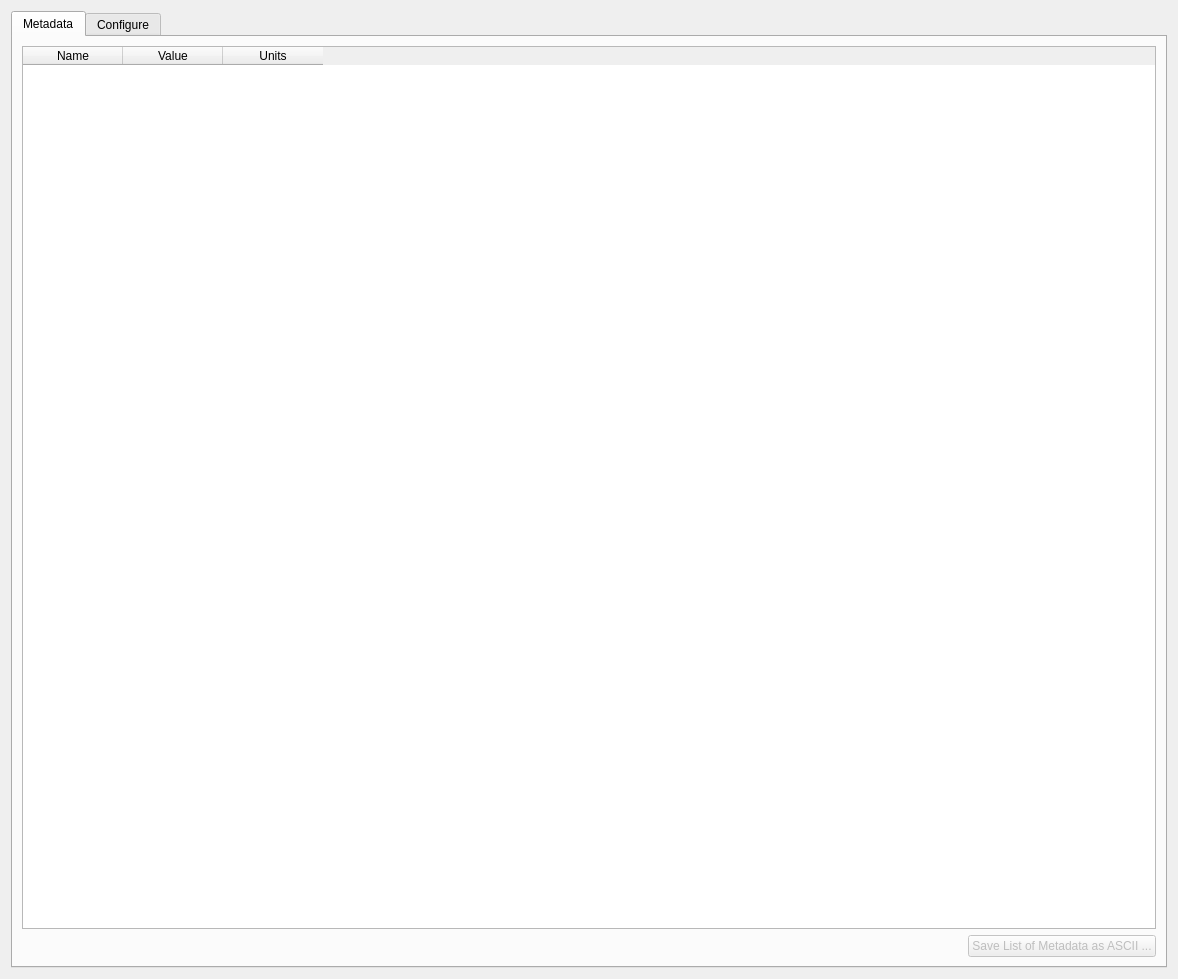
<?xml version="1.0" encoding="UTF-8"?>
<ui version="4.0">
 <class>Dialog</class>
 <widget class="QDialog" name="Dialog">
  <property name="geometry">
   <rect>
    <x>0</x>
    <y>0</y>
    <width>1178</width>
    <height>979</height>
   </rect>
  </property>
  <property name="windowTitle">
   <string>Dialog</string>
  </property>
  <layout class="QVBoxLayout" name="verticalLayout_2">
   <item>
    <widget class="QTabWidget" name="tabWidget">
     <property name="currentIndex">
      <number>0</number>
     </property>
     <widget class="QWidget" name="Metadata">
      <attribute name="title">
       <string>Metadata</string>
      </attribute>
      <layout class="QVBoxLayout" name="verticalLayout_3">
       <item>
        <layout class="QVBoxLayout" name="verticalLayout_4">
         <item>
          <widget class="QTableWidget" name="metadataTable">
           <column>
            <property name="text">
             <string>Name</string>
            </property>
           </column>
           <column>
            <property name="text">
             <string>Value</string>
            </property>
           </column>
           <column>
            <property name="text">
             <string>Units</string>
            </property>
           </column>
          </widget>
         </item>
         <item>
          <layout class="QHBoxLayout" name="horizontalLayout_2">
           <item>
            <spacer name="horizontalSpacer_2">
             <property name="orientation">
              <enum>Qt::Horizontal</enum>
             </property>
             <property name="sizeHint" stdset="0">
              <size>
               <width>40</width>
               <height>20</height>
              </size>
             </property>
            </spacer>
           </item>
           <item>
            <widget class="QPushButton" name="saveMetadataAsAsciiButton">
             <property name="enabled">
              <bool>false</bool>
             </property>
             <property name="text">
              <string>Save List of Metadata as ASCII ...</string>
             </property>
            </widget>
           </item>
          </layout>
         </item>
        </layout>
       </item>
      </layout>
     </widget>
     <widget class="QWidget" name="Configure">
      <attribute name="title">
       <string>Configure</string>
      </attribute>
      <layout class="QVBoxLayout" name="verticalLayout_5">
       <item>
        <widget class="QTableWidget" name="configureTable">
         <property name="alternatingRowColors">
          <bool>true</bool>
         </property>
         <attribute name="horizontalHeaderShowSortIndicator" stdset="0">
          <bool>false</bool>
         </attribute>
         <attribute name="verticalHeaderShowSortIndicator" stdset="0">
          <bool>false</bool>
         </attribute>
         <attribute name="horizontalHeaderShowSortIndicator" stdset="0">
          <bool>false</bool>
         </attribute>
         <attribute name="verticalHeaderShowSortIndicator" stdset="0">
          <bool>false</bool>
         </attribute>
         <column>
          <property name="text">
           <string>Display ?</string>
          </property>
         </column>
         <column>
          <property name="text">
           <string>Name</string>
          </property>
         </column>
         <column>
          <property name="text">
           <string>Value</string>
          </property>
         </column>
         <column>
          <property name="text">
           <string>Units</string>
          </property>
         </column>
        </widget>
       </item>
       <item>
        <layout class="QHBoxLayout" name="horizontalLayout">
         <item>
          <widget class="QPushButton" name="unselectAllButton">
           <property name="text">
            <string>Unselect All</string>
           </property>
          </widget>
         </item>
         <item>
          <spacer name="horizontalSpacer">
           <property name="orientation">
            <enum>Qt::Horizontal</enum>
           </property>
           <property name="sizeHint" stdset="0">
            <size>
             <width>40</width>
             <height>20</height>
            </size>
           </property>
          </spacer>
         </item>
         <item>
          <widget class="QPushButton" name="exportConfigurationButton">
           <property name="text">
            <string>Export Configuration ...</string>
           </property>
          </widget>
         </item>
         <item>
          <widget class="QPushButton" name="importConfigurationButton">
           <property name="text">
            <string>Import Configuration ...</string>
           </property>
          </widget>
         </item>
        </layout>
       </item>
      </layout>
     </widget>
    </widget>
   </item>
  </layout>
 </widget>
 <resources/>
 <connections>
  <connection>
   <sender>tabWidget</sender>
   <signal>currentChanged(int)</signal>
   <receiver>Dialog</receiver>
   <slot>userChangedTab()</slot>
   <hints>
    <hint type="sourcelabel">
     <x>588</x>
     <y>489</y>
    </hint>
    <hint type="destinationlabel">
     <x>588</x>
     <y>489</y>
    </hint>
   </hints>
  </connection>
  <connection>
   <sender>saveMetadataAsAsciiButton</sender>
   <signal>clicked()</signal>
   <receiver>Dialog</receiver>
   <slot>saveMetadataListAsAscii()</slot>
   <hints>
    <hint type="sourcelabel">
     <x>1039</x>
     <y>943</y>
    </hint>
    <hint type="destinationlabel">
     <x>588</x>
     <y>489</y>
    </hint>
   </hints>
  </connection>
  <connection>
   <sender>exportConfigurationButton</sender>
   <signal>clicked()</signal>
   <receiver>Dialog</receiver>
   <slot>exportConfiguration()</slot>
   <hints>
    <hint type="sourcelabel">
     <x>899</x>
     <y>944</y>
    </hint>
    <hint type="destinationlabel">
     <x>588</x>
     <y>489</y>
    </hint>
   </hints>
  </connection>
  <connection>
   <sender>importConfigurationButton</sender>
   <signal>clicked()</signal>
   <receiver>Dialog</receiver>
   <slot>importConfiguration()</slot>
   <hints>
    <hint type="sourcelabel">
     <x>1072</x>
     <y>944</y>
    </hint>
    <hint type="destinationlabel">
     <x>588</x>
     <y>489</y>
    </hint>
   </hints>
  </connection>
  <connection>
   <sender>unselectAllButton</sender>
   <signal>clicked()</signal>
   <receiver>Dialog</receiver>
   <slot>unselectAll()</slot>
   <hints>
    <hint type="sourcelabel">
     <x>63</x>
     <y>944</y>
    </hint>
    <hint type="destinationlabel">
     <x>588</x>
     <y>489</y>
    </hint>
   </hints>
  </connection>
 </connections>
 <slots>
  <slot>close_gui()</slot>
  <slot>configMetadata()</slot>
  <slot>userChangedTab()</slot>
  <slot>exportConfiguration()</slot>
  <slot>importConfiguration()</slot>
  <slot>saveMetadataListAsAscii()</slot>
  <slot>unselectAll()</slot>
  <slot>sortSelectedColumn()</slot>
 </slots>
</ui>
